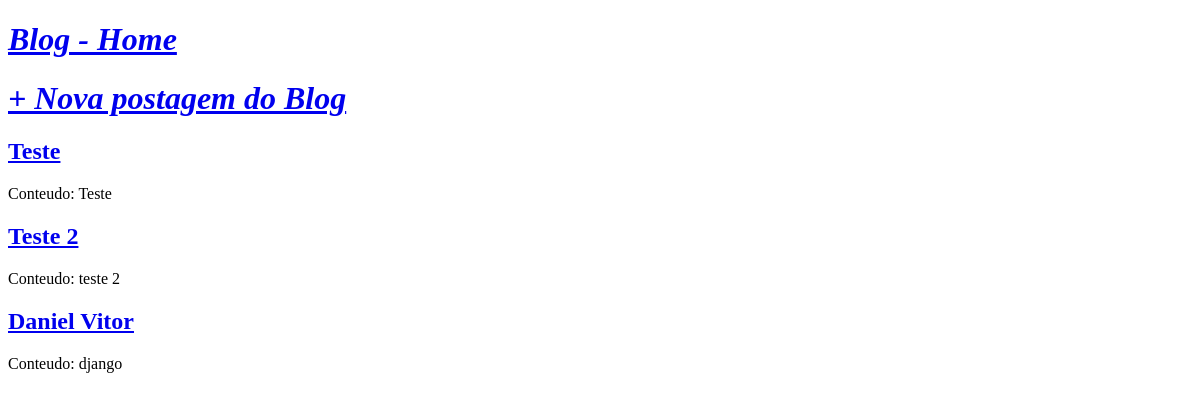
The app's page /, older data.
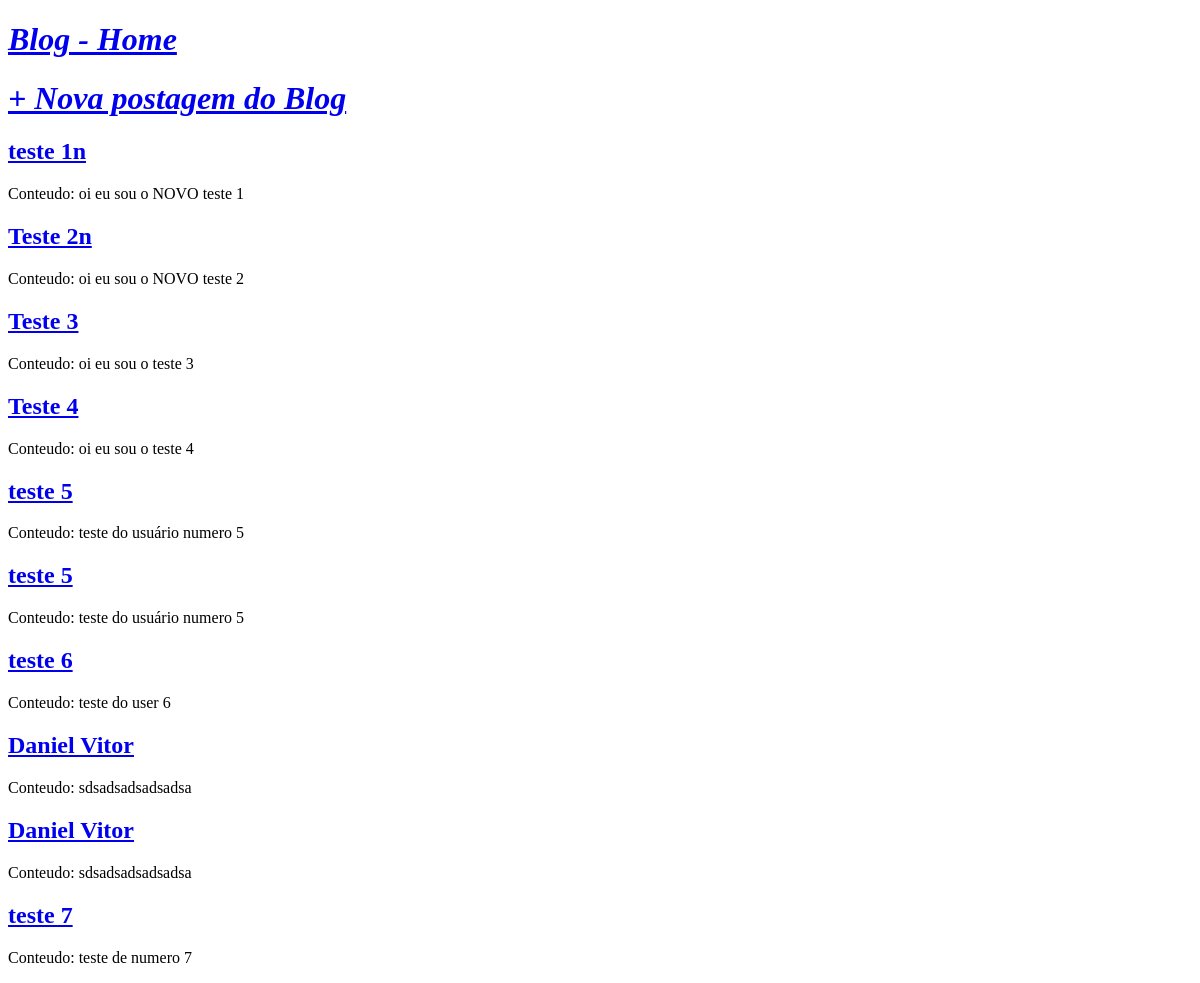
The same page, newer data.
### blog/models.py (models this page shows, shortened)
class Post(models.Model):# Classe com os posts do django
    STATUS = (
        ('rascunho','Rascunho'),
        ('publicado','Publicado'),
    )
    titulo = models.CharField(max_length=250) # Acrescentar o campo de preenchimento de texto "normal" com limitação de caractere.
    slug   = models.SlugField(max_length=250) # Acrescentar o campo de preenchimento de texto separado por caractere especifico.
    autor  = models.ForeignKey(User,
                                on_delete=models.CASCADE) #?
    conteudo  = models.TextField() # Campo de texto
    publicado = models.DateTimeField(default=timezone.now)
    criado    = models.DateTimeField(auto_now_add=True)
    alterado  = models.DateTimeField(auto_now=True)
    status    = models.CharField(max_length=15,
                                    choices=STATUS,
                                    default='rascunho') # Definir o campo status apartir das opções da variavel 'STATUS'.
    published = publishedManager()
    class Meta:
        ordering = ('publicado',) # Ordenar pelo conteudo do campo status.

### blog/views.py (the view)
# urls.py: path('', views.BlogListView.as_view(),name='home'),
class BlogListView(ListView): # Listagem dos posts
    model = Post
    template_name = 'blog/home.html'

### blog/templates/blog/home.html (shortened to what this page needs)
{% extends 'base.html'%}
{% block content %}
	{% for post in object_list %}
		<div class="post-entry">
			<h2><a href="{% url 'post_detail' post.pk %}"> {{ post.titulo }} </a></h2>
			<p> Conteudo: {{ post.conteudo }} </p>
		</div>
	{% endfor %}
{% endblock content %}

### templates/base.html (shortened to what this page needs)
{% load static %}
<!DOCTYPE html>
<html lang="pt-br">
<head>
    <link rel="stylesheet" href="{% static 'css/style.css' %}">
</head>
<body>
	<header>
		<div class="nav-left">
			<h1><a href="/">Blog - Home</a></h1>
		</div>
		<div class="nav-right">
			<h1><a href="{% url 'post_new' %}">+ Nova postagem do Blog</a></h1>
		</div>
	</header>
	<div class="container">
		{% block content %}  {% endblock content %}
	</div>
</body>
</html>

### statics/css/style.css (style rules this page uses)
h1 { font-style: italic; }

Row changes from the older to the newer data that the page shows:
removed Post: titulo "Teste", conteudo "Teste"
removed Post: titulo "Teste 2", conteudo "teste 2"
removed Post: titulo "Daniel Vitor", conteudo "django"
added Post: titulo "teste 1n", conteudo "oi eu sou o NOVO teste 1"
added Post: titulo "Teste 2n", conteudo "oi eu sou o NOVO teste 2"
added Post: titulo "Teste 3", conteudo "oi eu sou o teste 3"
added Post: titulo "Teste 4", conteudo "oi eu sou o teste 4"
added Post: titulo "teste 5", conteudo "teste do usuário numero 5"
added Post: titulo "teste 5", conteudo "teste do usuário numero 5"
added Post: titulo "teste 6", conteudo "teste do user 6"
added Post: titulo "Daniel Vitor", conteudo "sdsadsadsadsadsa"
added Post: titulo "Daniel Vitor", conteudo "sdsadsadsadsadsa"
added Post: titulo "teste 7", conteudo "teste de numero 7"
